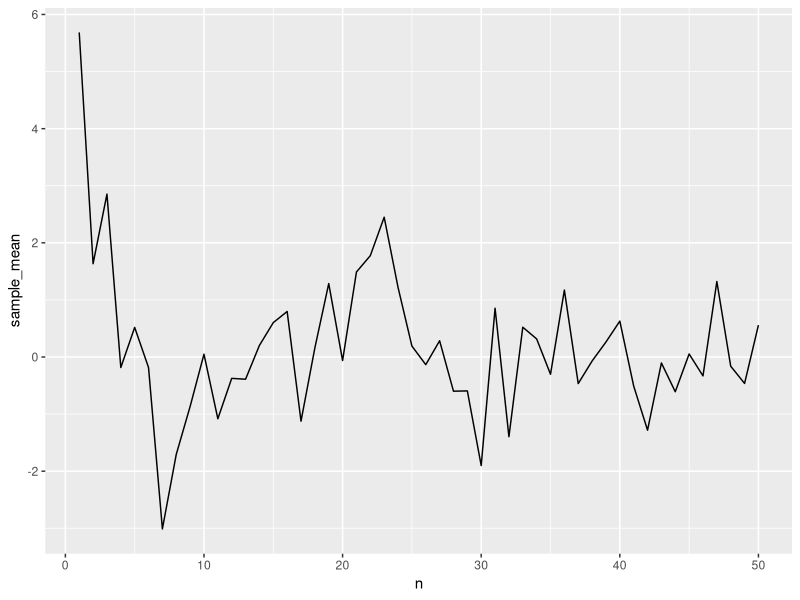
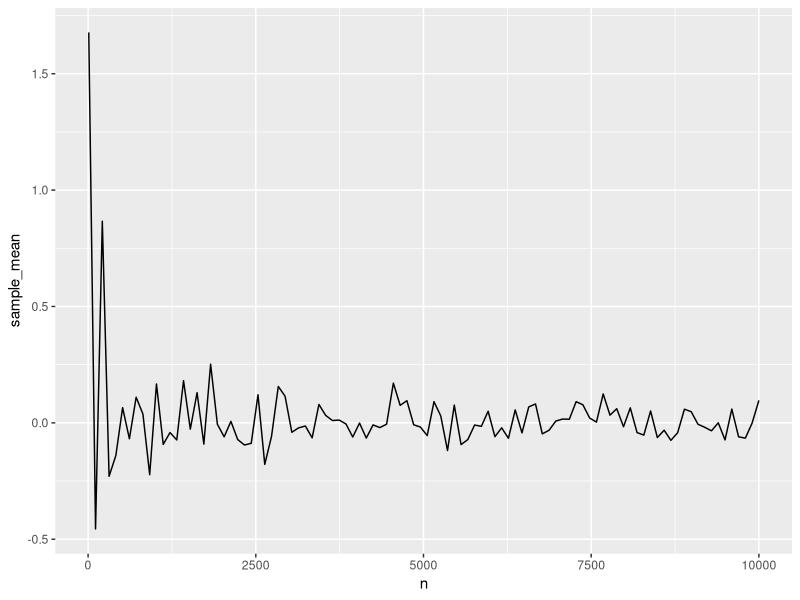
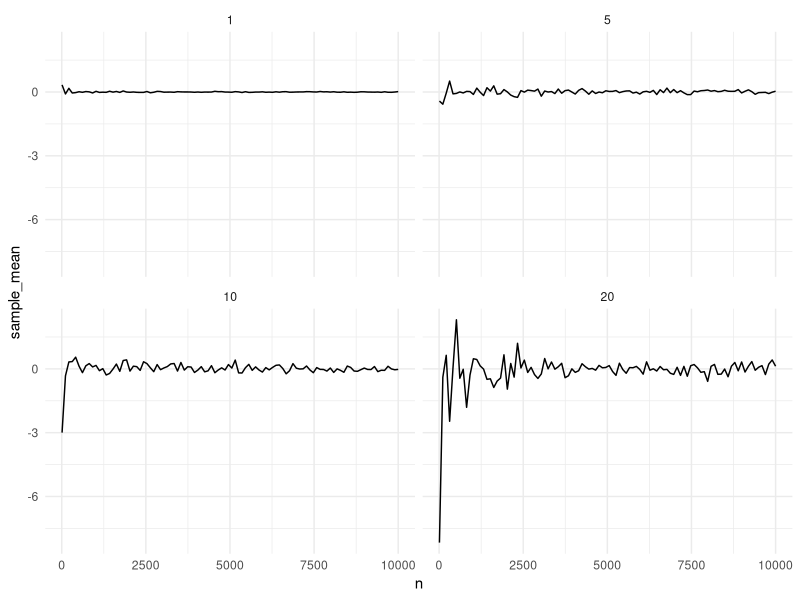

Generate these figures, in order, with R:
## ---- chunk 1
library(tidyverse)
## ---- chunk 2
set.seed(60637)
sample_sizes <- 1:50
## ---- chunk 3
estimates <- tibble(n = integer(), sample_mean = double())
## ---- chunk 4
set.seed(60637)
for (n in sample_sizes) {
  sample_mean <- mean(rnorm(n, mean = 0, sd = 5))
  estimates <- bind_rows(estimates, c(n = n, sample_mean = sample_mean))
}
## ---- chunk 5
estimates %>%
  ggplot(aes(x = n, y = sample_mean)) +
  geom_line()
## ---- chunk 6
set.seed(60637)
sample_sizes <- seq(10, 10000, length.out = 100)
estimates <- tibble(n = integer(), sample_mean = double())

for (n in sample_sizes) {
  sample_mean <- mean(rnorm(n, mean = 0, sd = 5))
  estimates <- bind_rows(estimates, c(n = n, sample_mean = sample_mean))
}

estimates %>%
  ggplot(aes(x = n, y = sample_mean)) +
  geom_line()
## ---- chunk 7
set.seed(60637)
population_sd <- c(1, 5, 10, 20)
estimates <- tibble(n = integer(), sample_mean = double(), population_sd = integer())

for (sd in population_sd){
  for (n in sample_sizes) {
    sample_mean <- mean(rnorm(n, mean = 0, sd = sd))
    estimates <- bind_rows(estimates, c(n = n, sample_mean = sample_mean, population_sd = sd))
  }
}

estimates %>%
  ggplot(aes(x = n, y = sample_mean)) +
  geom_line() +
  facet_wrap(~ population_sd) +
  theme_minimal()
